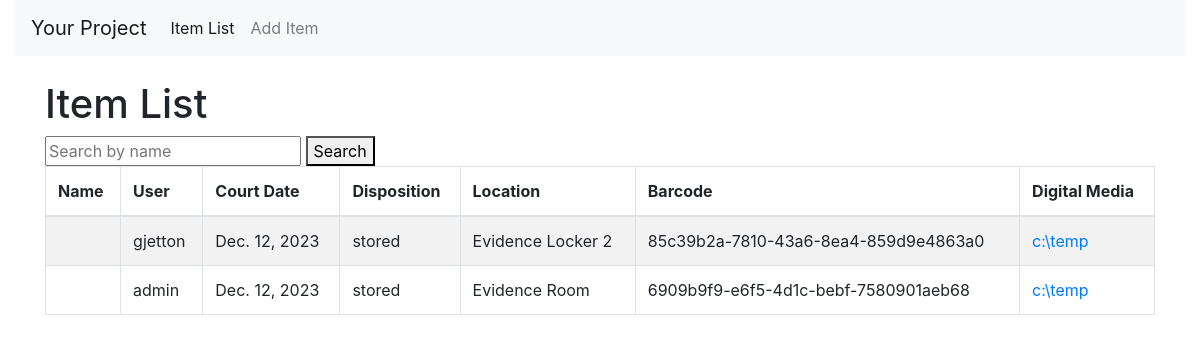
The app's page /items/ with its own data.
### inventory/models.py (models this page shows, shortened)
class Item(models.Model):
    description = models.TextField()
    name = models.CharField(max_length=255)
    location = models.ForeignKey(Location, on_delete=models.CASCADE)
    disposition = models.CharField(max_length=255)
    digital_media = models.CharField(max_length=255)
    court_date = models.DateField()
    barcode = models.UUIDField(default=uuid.uuid4, editable=False, unique=True)
    user = models.ForeignKey(CustomUser, on_delete=models.CASCADE)

class CustomUser(AbstractUser):
    pass

class Location(models.Model):
    name = models.CharField(max_length=255)

### inventory/views.py (the view)
# urls.py: path('items/', item_list, name='item_list'),
def item_list(request):
    items = Item.objects.all()
    context = {'items': items}
    return render(request, 'inventory/item_list.html', context)
    search_query = request.GET.get('search', '')
    items = Item.objects.filter(name__icontains=search_query)
    return render(request, 'inventory/item_list.html', {'items': items, 'search_query': search_query})

### inventory/templates/inventory/item_list.html
{% extends 'base.html' %}
{% block content %}
    <h1>Item List</h1>
    <form method="get" action="{% url 'item_list' %}">
        <input type="text" name="search" value="{{ search_query }}" placeholder="Search by name">
        <button type="submit">Search</button>
    </form>
    <div class="table-responsive">
        <table class="table table-bordered table-striped">
            <thead>
                <tr>
                    <th>Name</th>
                    <th>User</th>
                    <th>Court Date</th>
                    <th>Disposition</th>
                    <th>Location</th>
                    <th>Barcode</th>
                    <th>Digital Media</th>
                </tr>
            </thead>
            <tbody>
                {% for item in items %}
                    <tr>
                        <td>{{ item.name }}</td>
                        <td>{{ item.user.username }}</td>
                        <td>{{ item.court_date }}</td>
                        <td>{{ item.disposition }}</td>
                        <td>{{ item.location.name }}</td>
                        <td>{{ item.barcode }}</td>
                        <td><a href="{{ item.digital_media }}" target="_blank">{{ item.digital_media }}</a></td>
                    </tr>
                {% endfor %}
            </tbody>
        </table>
    </div>
{% endblock %}

### inventory/templates/base.html (shortened to what this page needs)
<!DOCTYPE html>
<html lang="en">
<head>
    <link rel="stylesheet" href="https://stackpath.bootstrapcdn.com/bootstrap/4.3.1/css/bootstrap.min.css">
</head>
<body>
    <div class="container-fluid">
        <nav class="navbar navbar-expand-lg navbar-light bg-light">
            <a class="navbar-brand" href="#">Your Project</a>
            <div class="collapse navbar-collapse" id="navbarNav">
                <ul class="navbar-nav">
                    <li class="nav-item active">
                        <a class="nav-link" href="{% url 'item_list' %}">Item List</a>
                    </li>
                    <li class="nav-item">
                        <a class="nav-link" href="{% url 'add_item' %}">Add Item</a>
                    </li>
                </ul>
            </div>
        </nav>
    </div>
    <div class="container mt-4">
        {% block content %}
        {% endblock %}
    </div>
</body>
</html>

### records on screen
Item: user.username "gjetton", court_date "Dec. 12, 2023", disposition "stored", location.name "Evidence Locker 2", barcode "85c39b2a-7810-43a6-8ea4-859d9e4863a0", digital_media "c:\\temp"
Item: user.username "admin", court_date "Dec. 12, 2023", disposition "stored", location.name "Evidence Room", barcode "6909b9f9-e6f5-4d1c-bebf-7580901aeb68", digital_media "c:\\temp"
